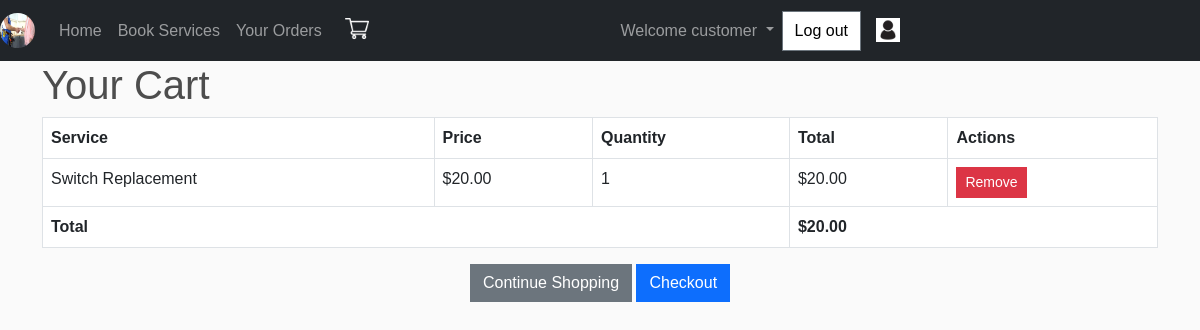
Page /view_cart/ (signed in) on the committed database.
### SMSApp/models.py (models this page shows, shortened)
class CartItem(models.Model):
    cart = models.ForeignKey(Cart, on_delete=models.CASCADE, null=True)  # Allow null values
    product = models.ForeignKey(Product, on_delete=models.CASCADE)
    quantity = models.PositiveIntegerField(default=1)

class Product(models.Model):
    category = [
        ('0', 'Eletric Service'),
        ('1', 'AC Service'),
        ('2','None'),
        ('3','Carpentering'),
    ]
    name = models.CharField(max_length=200)
    price = models.DecimalField(max_digits=5, decimal_places=2)
    digital = models.BooleanField(default=False, null=True, blank=True)
    image = models.ImageField(upload_to='static/images/',null=True, blank=True)
    category_type = models.CharField(choices=category, default="2", max_length=25)

### SMSApp/views.py (the view)
# urls.py: path('view_cart/', views.view_cart, name='view_cart'),
@login_required
def view_cart(request):
    cart = Cart.objects.get_or_create(user=request.user)[0]
    cart_items = cart.cartitem_set.all()
    cart_total = sum(item.product.price * item.quantity for item in cart_items)
    return render(request, 'html/cart.html', {'cart_items': cart_items,'cart_total': cart_total})

### templates/html/cart.html
{% extends 'html/base.html' %}
{% load static %}
{% block content %}
<div class="container">
    <h1>Your Cart</h1>
    {% if cart_items %}
        <div class="table-responsive">
            <table class="table table-bordered">
                <thead class="thead-dark">
                    <tr>
                        <th>Service</th>
                        <th>Price</th>
                        <th>Quantity</th>
                        <th>Total</th>
                        <th>Actions</th>
                    </tr>
                </thead>
                <tbody>
                    {% for item in cart_items %}
                        <tr>
                            <td>{{ item.product.name }}</td>
                            <td>${{ item.product.price }}</td>
                            <td>{{ item.quantity }}</td>
                            <td>${{ item.product.price|floatformat:2 }}</td>
                            <td>
                                <a href="{% url 'remove_from_cart' item.product.pk %}" class="btn btn-danger btn-sm">Remove</a>
                            </td>
                        </tr>
                    {% endfor %}
                    <tr>
                        <td colspan="3"><strong>Total</strong></td>
                        <td colspan="2"><strong>${{ cart_total }}</strong></td>
                    </tr>
                </tbody>
            </table>
        </div>
        <div class="text-center">
            <a href="{% url 'services' %}" class="btn btn-secondary">Continue Shopping</a>
            <a href="{% url 'checkout' %}" class="btn btn-primary">Checkout</a>
        </div>
    {% else %}
        <p>Your cart is empty.</p>
        <div class="text-center">
            <a href="{% url 'services' %}" class="btn btn-secondary">Start Shopping</a>
        </div>
    {% endif %}
</div>
{% endblock %}

### templates/html/base.html (style rules this page uses)
* { margin: 0; padding: 0; font-family: sans-serif; scroll-behavior: smooth; }
body { background-color: hsl(0, 0%, 98%); }
h1,h2,h3,h4,h5,h6 { color:hsl(0, 0%, 30%); }
.btn { border-radius: 0; }

### rows in the picture
CartItem: product.name "Switch Replacement", product.price "20.00", quantity "1"

### other values in the picture
{{ cart_total }} "20.00"
